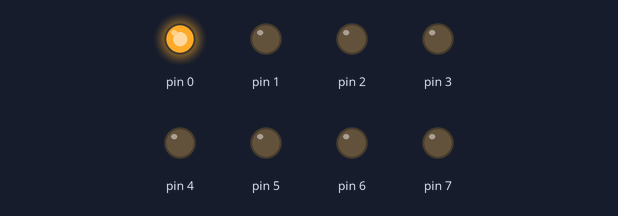
Simulated run of this sketch. Board: Arduino Uno, built with avr-gcc and run on an emulated ATmega328P. Shown: output pins drawn as LEDs (lit = HIGH).

Above: at 0.15 s.
At 2.25 s:
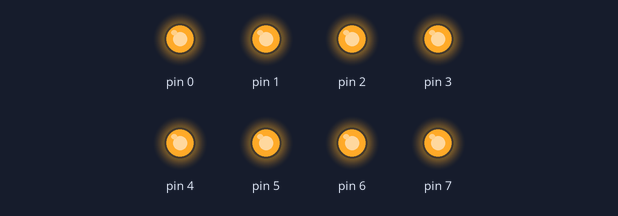
At 4.65 s:
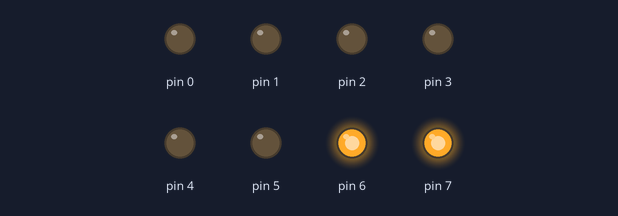
At 9.15 s:
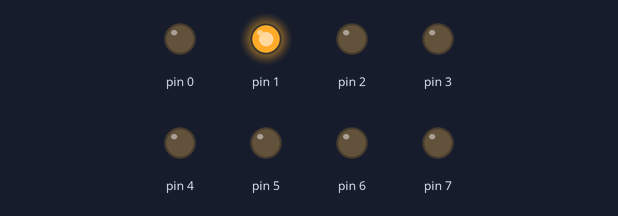
At 16.05 s:
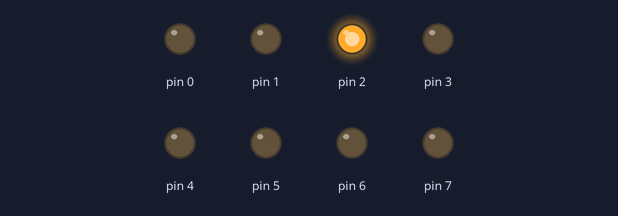
At 32.5 s:
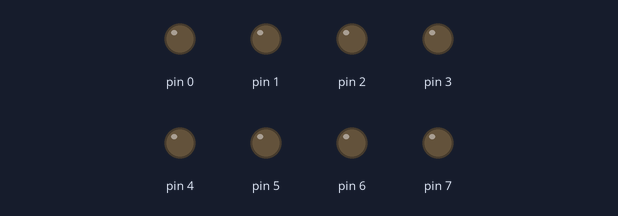
Timing chart, 0 to 40.0 s (numbered marks = the images above):
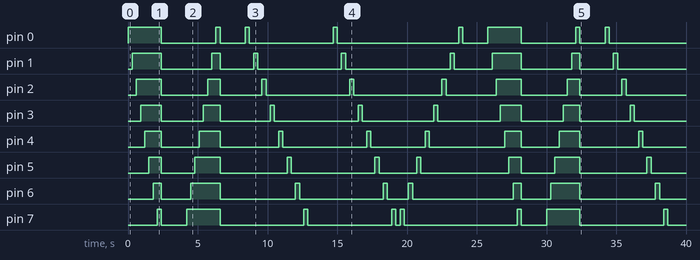

The sketch:

sm_08.ino
```cpp
//https://www.tinkercad.com/things/0icaedCVyGh-sm-08

#define F_CPU 16000000UL // define a frequencia do microcontrolador - 16MHz
#include <stdio.h>
#include <string.h>

#define BAUD 2400 // taxa de 2400 bps
#define MYUBRR F_CPU / 16 / BAUD - 1

#define BUFFLEN 16
// buffer de dados de envio na porta serial
char out_buffer[BUFFLEN];
// buffer que recebe os dados pela porta serial
char in_buffer[4];
// pos indica a posição corrente no buffer
// end indica a posição final no buffer com dados válidos
// note que end pode ser menor que pos, já que o buffer é circular
// cntbuff indica quantos caracteres válidos há no buffer
short pos = 0, end = 0, cntbuff = 0;

void USART_Inic(unsigned int ubrr0)
{
    UBRR0H = (unsigned char)(ubrr0 >> 8); // ajusta a taxa de transmissão
    UBRR0L = (unsigned char)ubrr0;

    // desabilitar velocidade dupla (no Arduino é habilitado por padrão)
    UCSR0A = 0;
    // Habilita a transmissão e a recepção
    UCSR0B = (1 << RXCIE0) | (1 << RXEN0) | (1 << TXEN0);
    /*modo assíncrono, 8 bits de dados, 1 bit de parada, sem paridade*/
    UCSR0C = (1 << UCSZ01) | (1 << UCSZ00);

    sei();
}

void EscreveAsync(char *dados, short len)
{
    // desabilita temporariamente interrupção
    UCSR0B &= ~(1 << UDRIE0);
    // não deixa enfileirar mais dados que o tamanho do buffer
    len %= BUFFLEN;

    // separa a cópia dos dados para o buffer em duas
    // partes se necessário for
    cntbuff += len;
    short cnt = BUFFLEN - end;
    cnt = cnt > len ? len : cnt;

    memcpy(out_buffer + end, dados, cnt);
    if (cnt < len)
        memcpy(out_buffer, dados + cnt, len - cnt);

    end += len;
    end %= BUFFLEN;
    // habilita interrupção para (re)iniciar o envio
    UCSR0B |= (1 << UDRIE0);
}

ISR(USART_UDRE_vect)
{
    // enquanto houver dados no buffer
    if (cntbuff > 0)
    {
        UDR0 = out_buffer[pos]; // envia
        pos++;
        cntbuff--;
        pos %= BUFFLEN; // buffer circular
    }
    else
    {
        // se não houver o que enviar, desliga interrupção
        UCSR0B &= ~(1 << UDRIE0);
    }
}

ISR(USART_RX_vect)
{
    // desloca caracteres do buffer de entrada em uma posição
 	memmove(in_buffer, &in_buffer[1], 3);
    // coloca ultimo caracter recebido no espaço gerado
    in_buffer[2] = UDR0;

    // verifica se a string forma um comando válido
    if (!strcmp(in_buffer, "A13") || !strcmp(in_buffer, "a13"))
        PORTB |= (1 << PB5);

    else if (!strcmp(in_buffer, "S13") || !strcmp(in_buffer, "s13"))
        PORTB &= ~(1 << PB5);

    else if (!strcmp(in_buffer, "D12") || !strcmp(in_buffer, "d12"))
        PORTB ^= (1 << PB4);
}

void envia_millis(unsigned long ms)
{
    char str[12];
    sprintf(str, "%lu\n", ms);
    EscreveAsync(str, strlen(str));
}

int main()
{
    init();

    // pinos 12 e 13 como saída
    DDRB |= (1 << DDB4) | (1 << DDB5);
  	// coloca '\0' no fim da string
	in_buffer[3] = 0;

    USART_Inic(MYUBRR);

    while(1)
    {
        _delay_ms(100);
        envia_millis(millis()); // não bloqueante
    }
}
```

sm_02.ino
```cpp
//https://www.tinkercad.com/things/eMnAkYqCIvO-sm-02

void setup()
{
  //seta todas as portas D como saída
  DDRD |= 0xFFF;
}

void a()
{
  for(int i = 0; i < 8; i++)
  {
    //ativa as portas D de 0 a 7, uma de cada vez.
    //por usar o operador cumulativo |=
    //as portas ativadas anteriormente continuam ativas.
  	PORTD |= (1 << i);
    //	00000001
    //	00000010
    //	00000100 OU
    //  ...
    //	10000000
    //------------
    //  11111111

    delay(300);
  }

  //desativa todas as portas D de uma vez
  PORTD &= 0;
  //  11111111 E
  //  00000000
  //------------
  //  00000000

  delay(300);
}

void b()
{
  for(int i = 7; i >= 0; i--)
  {
    //ativa as portas D de 7 a 0, uma de cada vez.
    //por usar o operador cumulativo |=
    //as portas ativadas anteriormente continuam ativas.
  	PORTD |= (1 << i);
    //	10000000
    //	01000000
    //	00100000 OU
    //  ...
    //	00000001
    //------------
    //  11111111

    delay(300);
  }

  //desativa todas as portas D de uma vez
  PORTD &= 0;
  //  11111111 E
  //  00000000
  //------------
  //  00000000

  delay(300);
}

void c()
{
  for(int i = 0; i < 8; i++)
  {
    //ativa as portas D de 0 a 7, uma de cada vez.
  	PORTD |= (1 << i);
    delay(300);

    //desativa as portas D de 0 a 7, uma de cada vez.
    PORTD &= ~(1 << i);
    //EX:
    //	00100000 E
    //  11011111
    //------------
    //  00000000

    delay(300);
  }
}

void d()
{
  for(int i = 0; i < 8; i++)
  {
    //ativa as portas D de 0 a 7, uma de cada vez.
  	PORTD |= (1 << i);
    delay(300);

    //desativa as portas D de 0 a 7, uma de cada vez.
    PORTD &= ~(1 << i);
    delay(300);
  }

  for(int i = 7; i >= 0; i--)
  {
    //ativa as portas D de 7 a 0, uma de cada vez.
  	PORTD |= (1 << i);
    delay(300);

    //desativa as portas D de 7 a 0, uma de cada vez.
    PORTD &= ~(1 << i);
    delay(300);
  }
}

void loop()
{
  a();
  delay(1500);

  b();
  delay(1500);

  c();
  delay(1500);

  d();
  delay(1500);
}
```

Measured:
- by itself, pin 0: LOW → HIGH at 0.00 s, → LOW 2.4 s later, → HIGH 3.9 s later, → LOW 0.30 s later, … (16 changes in this stretch)
- by itself, pin 1: LOW → HIGH at 0.30 s, → LOW 2.1 s later, → HIGH 3.6 s later, → LOW 0.60 s later, … (16 changes in this stretch)
- by itself, pin 2: LOW → HIGH at 0.60 s, → LOW 1.8 s later, → HIGH 3.3 s later, → LOW 0.90 s later, … (16 changes in this stretch)
- by itself, pin 3: LOW → HIGH at 0.90 s, → LOW 1.5 s later, → HIGH 3.0 s later, → LOW 1.2 s later, … (16 changes in this stretch)
- by itself, pin 4: LOW → HIGH at 1.2 s, → LOW 1.2 s later, → HIGH 2.7 s later, → LOW 1.5 s later, … (16 changes in this stretch)
- by itself, pin 5: LOW → HIGH at 1.5 s, → LOW 0.90 s later, → HIGH 2.4 s later, → LOW 1.8 s later, … (16 changes in this stretch)
- by itself, pin 6: LOW → HIGH at 1.8 s, → LOW 0.60 s later, → HIGH 2.1 s later, → LOW 2.1 s later, … (16 changes in this stretch)
- by itself, pin 7: LOW → HIGH at 2.1 s, → LOW 0.30 s later, → HIGH 1.8 s later, → LOW 2.4 s later, … (16 changes in this stretch)
